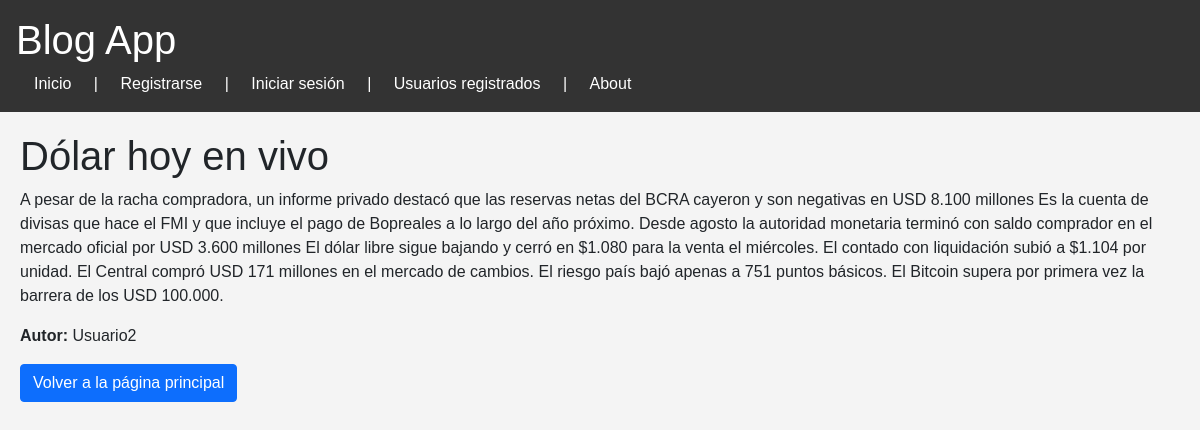
Screenshot of /post/3/ with the database file from the repository.
### blog_app/models.py (models this page shows, shortened)
class Post(models.Model):
    title = models.CharField(max_length=200)
    content = models.TextField()
    author = models.ForeignKey(User, on_delete=models.CASCADE, related_name='posts')
    category = models.ManyToManyField(Category)
    created_at = models.DateTimeField(auto_now_add=True)

### blog_app/views.py (the view)
# urls.py: path('post/<int:post_id>/', views.post_detail, name='post_detail'),
def post_detail(request, post_id):
    post = get_object_or_404(Post, id=post_id)
    return render(request, 'blog_app/post_detail.html', {'post': post, 'user': request.user})

### blog_app/templates/blog_app/post_detail.html (shortened to what this page needs)
{% extends 'blog_app/base.html' %}
{% block content %}
  <h1>{{ post.title }}</h1>
  <p>{{ post.content }}</p>
  <p><strong>Autor:</strong> {{ post.author.username }}</p>
  <div class="btn-group">
    <a href="{% url 'home' %}" class="btn btn-primary">Volver a la página principal</a>
  </div>
{% endblock %}

### blog_app/templates/blog_app/base.html (style rules this page uses)
body { font-family: Arial, sans-serif; background-color: #f4f4f4; margin: 0; padding: 0; }

### rows the page displays
Post: title "Dólar hoy en vivo", content "A pesar de la racha compradora, un informe privado destacó que las reservas netas del BCRA cayeron y son negativas en USD 8.100 millones Es la cuenta de divisas que hace el FMI y que incluye el pago de Bopreales a lo largo del año próximo. Desde agosto la autoridad monetaria terminó con saldo comprador en el mercado oficial por USD 3.600 millones El dólar libre sigue bajando y cerró en $1.080 para la venta el miércoles. El contado con liquidación subió a $1.104 por unidad. El Central compró USD 171 millones en el mercado de cambios. El riesgo país bajó apenas a 751 puntos básicos. El Bitcoin supera por primera vez la barrera de los USD 100.000.", author.username "Usuario2"
